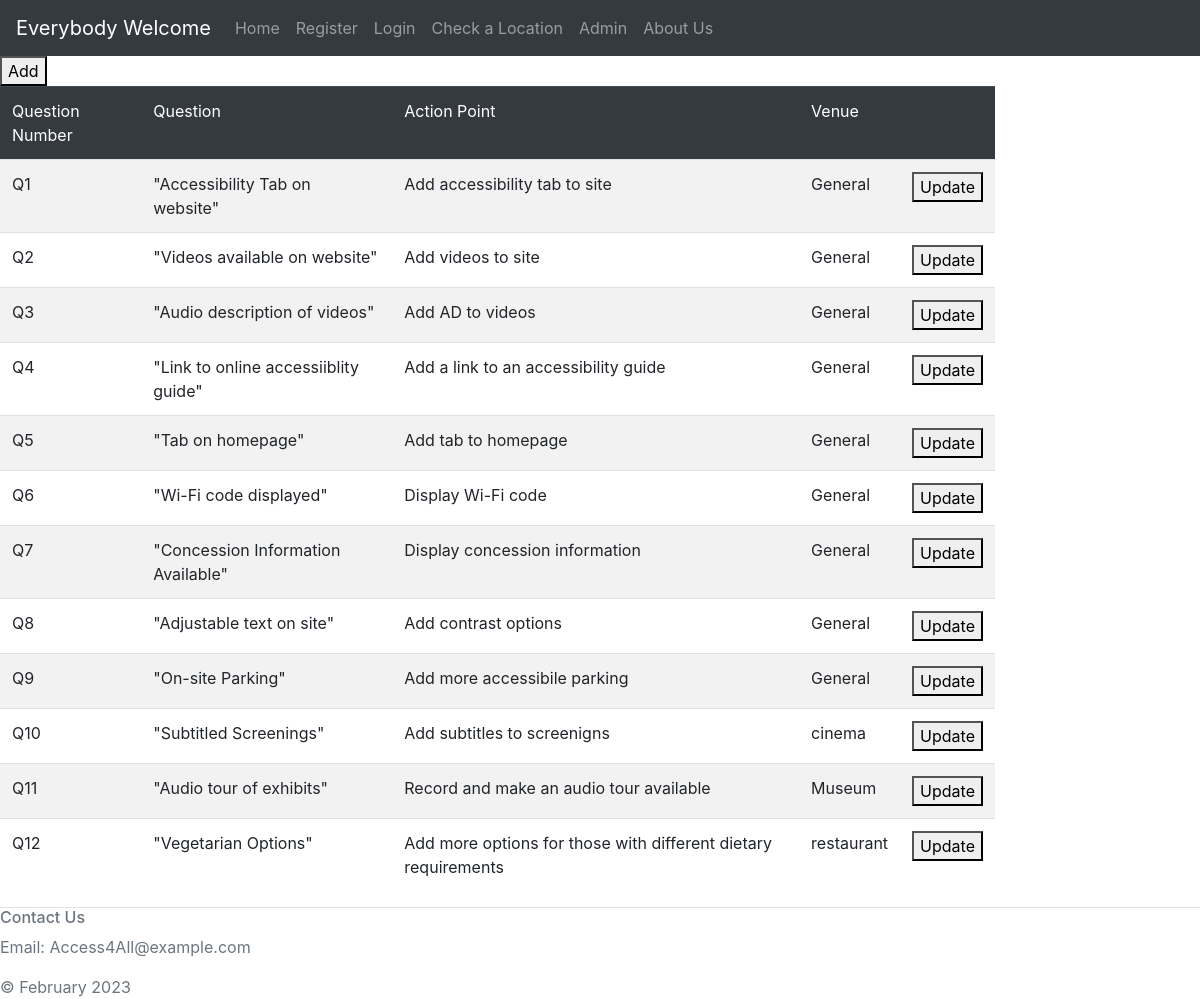
The app's page /QuestionUpdater.php, older data.
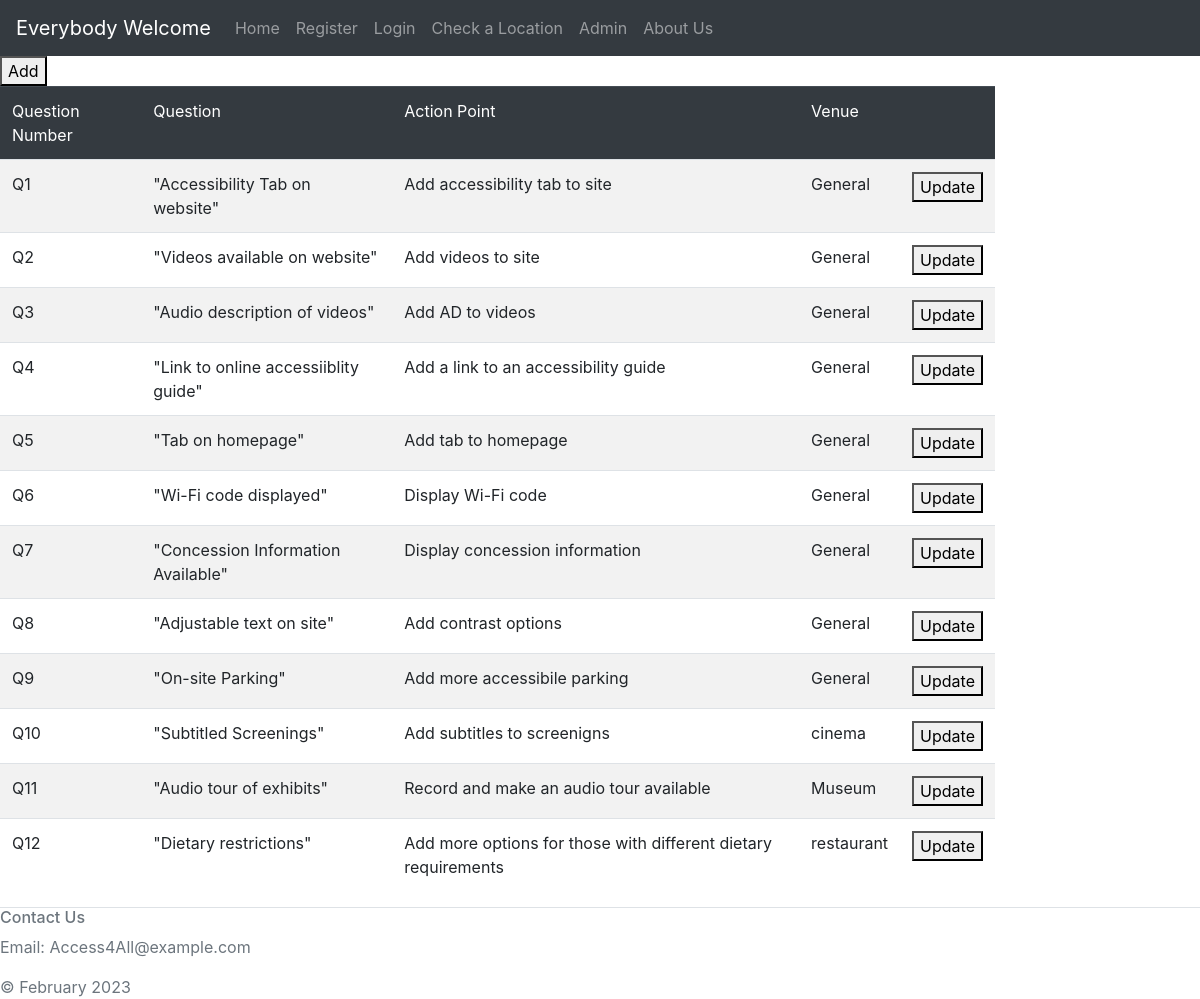
The same page, newer data.
### tables this page shows
CREATE TABLE "Checklist" (
	"QuestionNo"	VARCHAR(10),
	"Question"	TEXT,
	"ActionPoint"	TEXT,
	"Venue"	NUMERIC,
	"Type"	TEXT,
	"GoodPoint"	TEXT,
	PRIMARY KEY("QuestionNo")
);

### QuestionUpdater.php (the view, shortened to what this page needs)
<?php include("NavigationBar.php");
function getQs()
{
  $db = new SQLite3('ActionPoints.db');
  $stmt = $db->prepare('SELECT * FROM Checklist');
  $result = $stmt->execute();
  $arrayResult = [];
  while ($row = $result->fetchArray()){
      $arrayResult [] = $row;
  }
  return $arrayResult;
}
?>
<head>
<form action="AddQ.php">
<button type="submit" name="Add">Add</button>
</form>
<body class="bgColor">
<div class="row">
            <div class="col-10">
                <table class="table table-striped">
                    <thead class="table-dark">
                        <td>Question Number</td>
                        <td>Question</td>
                        <td>Action Point</td>
                        <td>Venue</td>
                        <td></td>
                    </thead>
                    <?php
                    $user = (getQs());
                        for ($i=0; $i<count($user); $i++):
                    ?>
                    <tr>
                        <td><?php echo $user[$i]['QuestionNo']?></td>
                        <td><?php echo '"' . $user[$i]['Question'] . '"'?></td>
                        <td><?php echo $user[$i]['ActionPoint']?></td>
                        <td><?php echo $user[$i]['Venue']?></td>
                        <td>
                            <form action="update.php?questionNo=<?php echo $user[$i]['QuestionNo']?>" method=get>
                            <button type="submit" name="update">Update</button>
                        </form>
                        </td>
                    </tr>
                    <?php endfor;?>
                </table>
            </div>
        </div>
</body>
<?php
    include("footer.php");
?>

Row changes from the older to the newer data that the page shows:
changed checklist "Add more options for those with different dietary requirements": Question "Vegetarian Options" → "Dietary restrictions"
